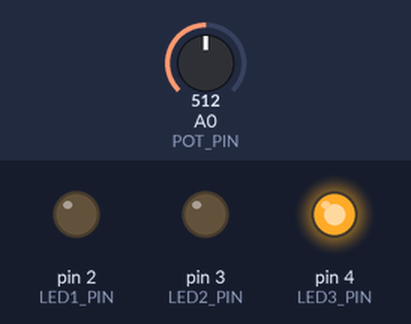
The sketch below on a simulated Arduino Uno, built with avr-gcc and run on an emulated ATmega328P. On the bench: output pins drawn as LEDs (lit = HIGH). Inputs (shaded band) come from the test bench; at power-on: A0 (POT_PIN) = 512.

Above: at 4.8 s.
4.9 s: A0 (POT_PIN) set to 490
At 5.8 s:
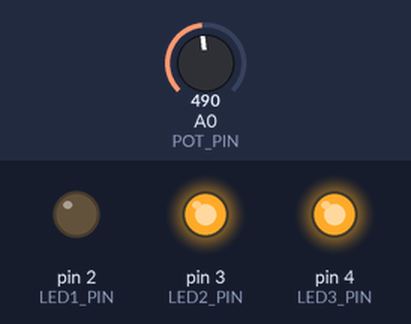
14.2 s: A0 (POT_PIN) set to 510
At 15.8 s:
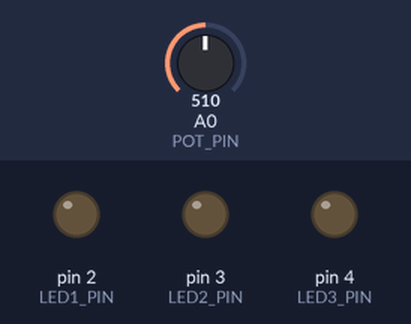
21.5 s: A0 (POT_PIN) set to 306
At 22.8 s:
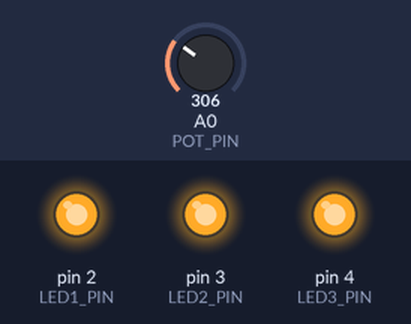
Timing chart, 0 to 32.5 s (numbered marks = the images above; inputs shaded):
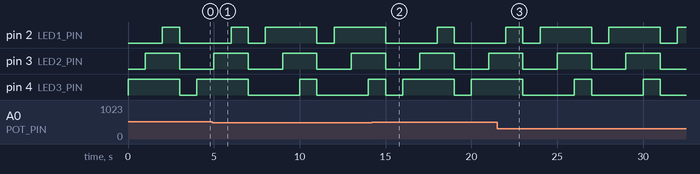

Measured:
- by itself, pin 2 (LED1_PIN): repeats every 4.0 s: LOW 1.0 s, HIGH 3.0 s
- by itself, pin 3 (LED2_PIN): alternates HIGH for 2.0 s and LOW for 2.0 s
- by itself, pin 4 (LED3_PIN): alternates HIGH for 1.0 s and LOW for 3.0 s

The sketch:

ejercisio2.ino
```cpp
#define POT_PIN A0
#define LED1_PIN 2
#define LED2_PIN 3
#define LED3_PIN 4

void setup() {
  pinMode(POT_PIN, INPUT);
  pinMode(LED1_PIN, OUTPUT);
  pinMode(LED2_PIN, OUTPUT);
  pinMode(LED3_PIN, OUTPUT);
}

void sequence1() {
  digitalWrite(LED1_PIN, HIGH);
  delay(1000);
  digitalWrite(LED2_PIN, HIGH);
  delay(1000);
  digitalWrite(LED3_PIN, HIGH);
  delay(1000);
}

void sequence2() {
  digitalWrite(LED3_PIN, HIGH);
  delay(1000);
  digitalWrite(LED2_PIN, HIGH);
  delay(1000);
  digitalWrite(LED1_PIN, HIGH);
  delay(1000);
}

void loop() {
  int potValue = analogRead(POT_PIN);

  if (potValue <= 500) {
    sequence1();
  } else if (potValue <= 1000) {
    sequence2();
  }

  // Apaga todos los LEDs antes de la próxima lectura
  digitalWrite(LED1_PIN, LOW);
  digitalWrite(LED2_PIN, LOW);
  digitalWrite(LED3_PIN, LOW);
  delay(1000);
}
```
